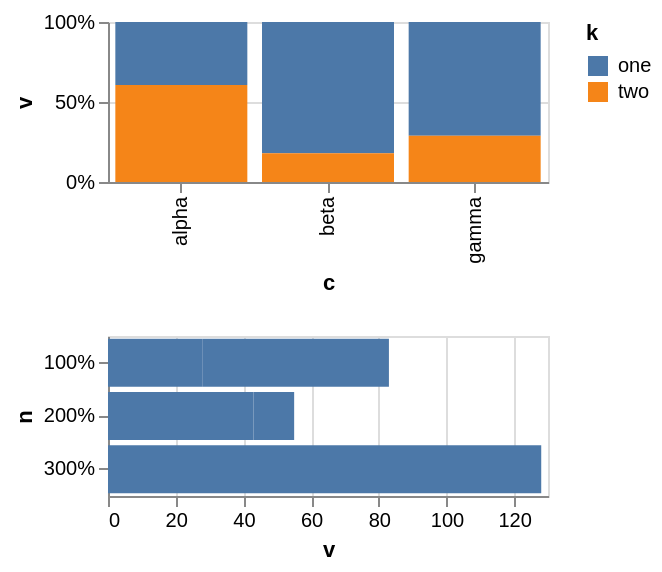

Vega-Lite specification stored for this chart:
### Vega-Lite specification from a JSON file in a GitHub repository (floating-point values rounded to 4 significant figures)
{"$schema": "https://vega.github.io/schema/vega-lite/v6.json", "description": "A normalized stack is a proportion, so its axis is a percentage — `config.normalizedNumberFormat`, which defaults to `.0%`. `guideFormat` asks the **channel definition's own** `stack` for that, not the stack the view resolved: `if (isPositionFieldOrDatumDef(fieldOrDatumDef) && fieldOrDatumDef.stack === 'normalize' && config.normalizedNumberFormat) { return numberFormat({type: 'quantitative', config, normalizeStack: true}); }`. So the format is written wherever the word appears, on the channel it appears on, whatever the chart makes of it — and note the `type: 'quantitative'` passed rather than read, which means the field's own measure never enters into it. The first row is the ordinary case, where the word is on the stacked channel and both readings agree. The second is where they part: `stack: \"normalize\"` on the *discrete* axis is not a stack Vega-Lite can build — the emitted transform still says `offset: \"zero\"` — and upstream formats that band axis `.0%` regardless, so its 1, 2 and 3 are labelled as whole percentages. Read as the resolved stack, this compiler wrote nothing there at all. The rule also sits **above** the bucketed-instant branch rather than beside it, being a `return`, so a temporal axis carrying a normalized stack shows percentages and no dates; that ordering is not drawn here, because the only chart that exercises it labels dates with a number format and this runtime and upstream disagree about what such a label reads — a renderer question rather than this one.", "data": {"values": [{"c": "alpha", "k": "one", "n": 1, "v": 28}, {"c": "alpha", "k": "two", "n": 2, "v": 43}, {"c": "beta", "k": "one", "n": 1, "v": 55}, {"c": "beta", "k": "two", "n": 2, "v": 12}, {"c": "gamma", "k": "one", "n": 3, "v": 91}, {"c": "gamma", "k": "two", "n": 3, "v": 37}]}, "vconcat": [{"width": 220, "height": 80, "mark": "bar", "encoding": {"x": {"field": "c", "type": "nominal"}, "y": {"field": "v", "type": "quantitative", "stack": "normalize"}, "color": {"field": "k", "type": "nominal"}}}, {"width": 220, "height": 80, "mark": "bar", "encoding": {"x": {"field": "v", "type": "quantitative"}, "y": {"field": "n", "type": "ordinal", "stack": "normalize"}}}]}
